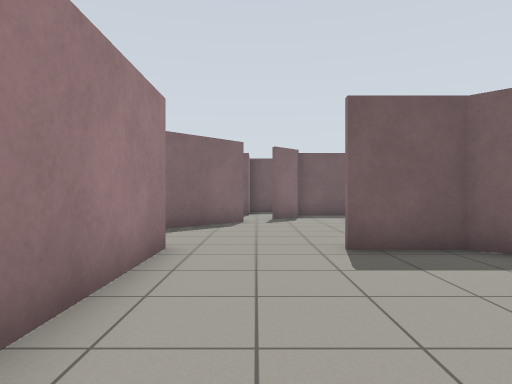
View 1 (above)

24 first-person views from a walk through a Gazebo world. The camera is 0.94 m above the floor, looks level and sees 75° across. The floor is counted in squares, 1 m on a side. Each view is taken from the middle of a square. On the plan, view 1 faces up. The plan holds only what a view shows up to about 12 squares ahead; the rest is blank.

View 2
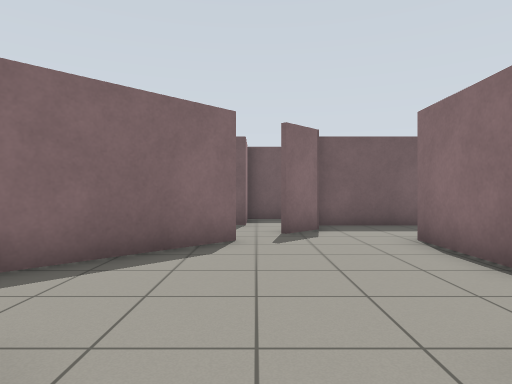

View 3
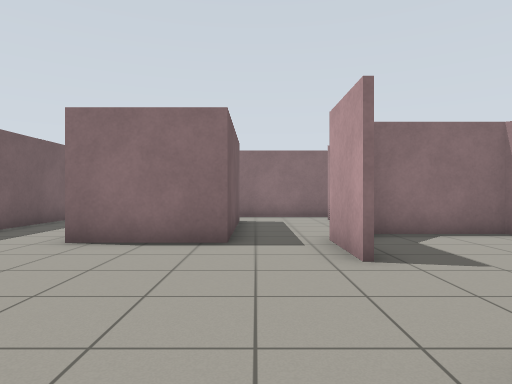

View 4
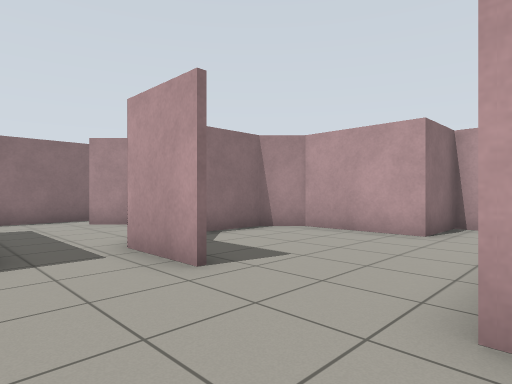

View 5
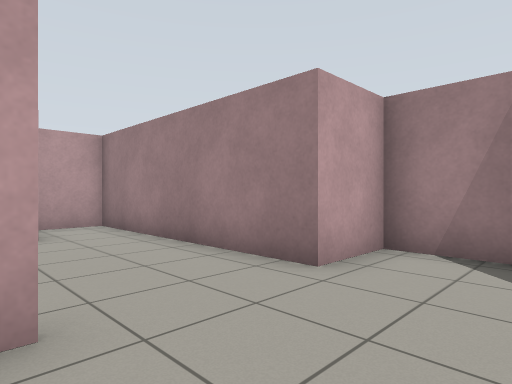

View 6
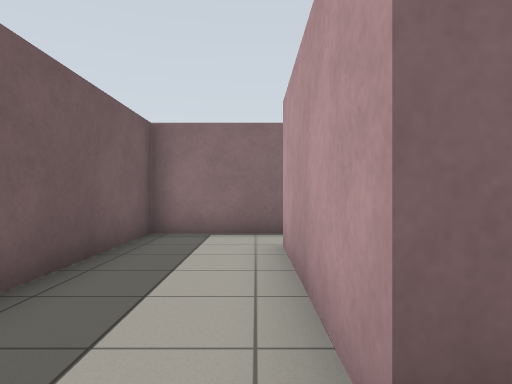

View 7
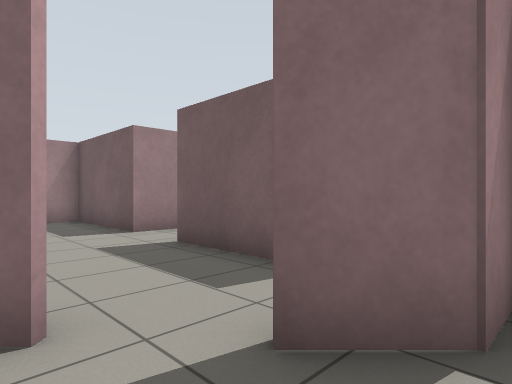

View 8
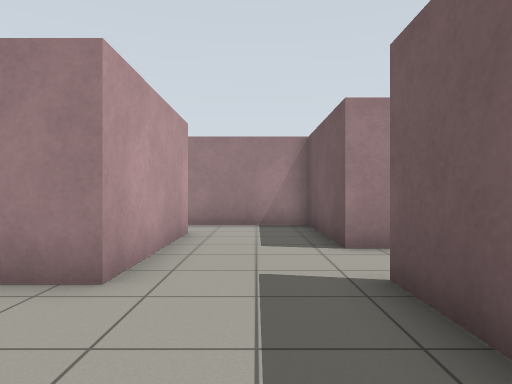

View 9
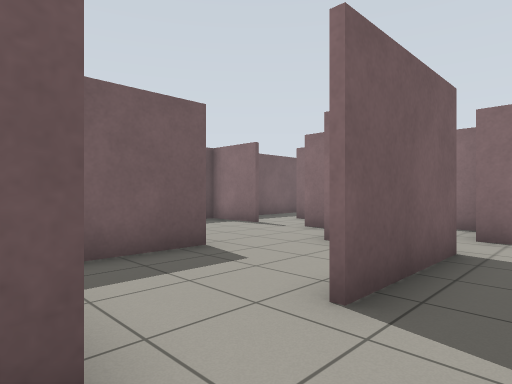

View 10
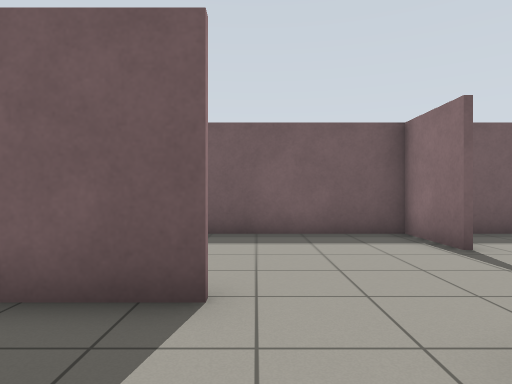

View 11
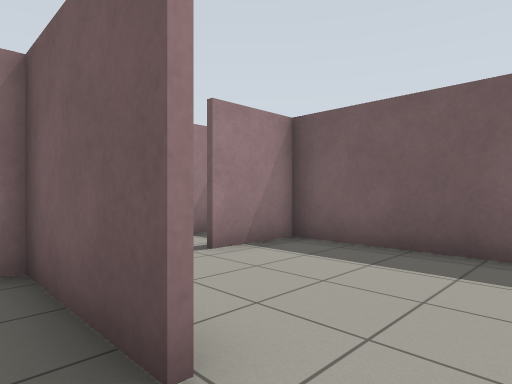

View 12
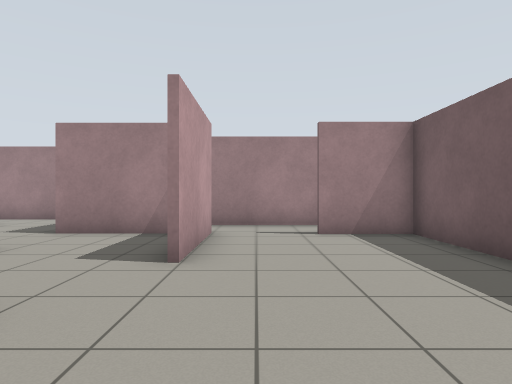

View 13
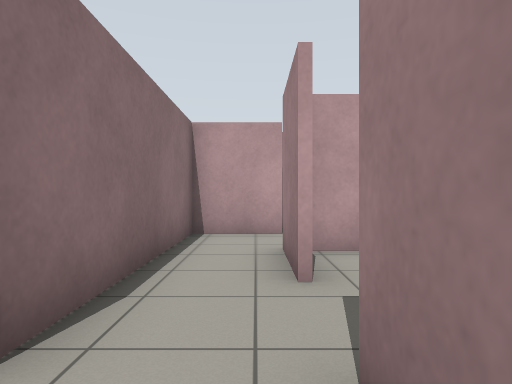

View 14
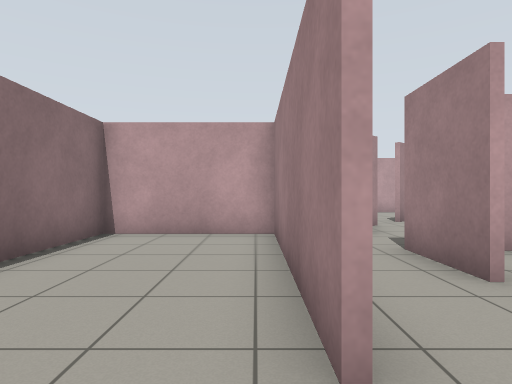

View 15
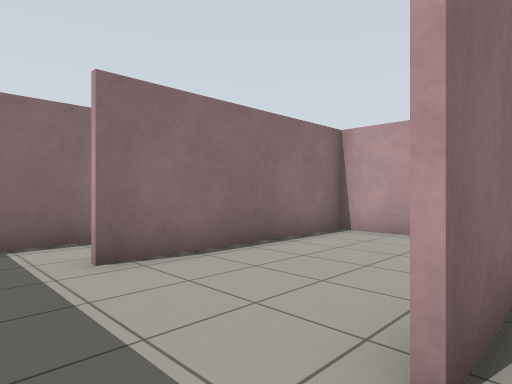

View 16
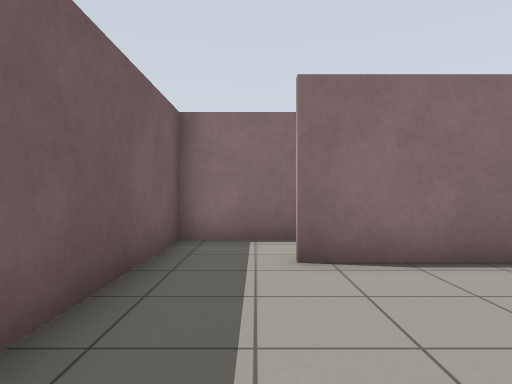

View 17
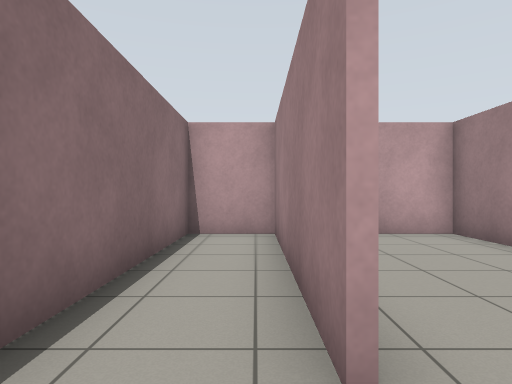

View 18
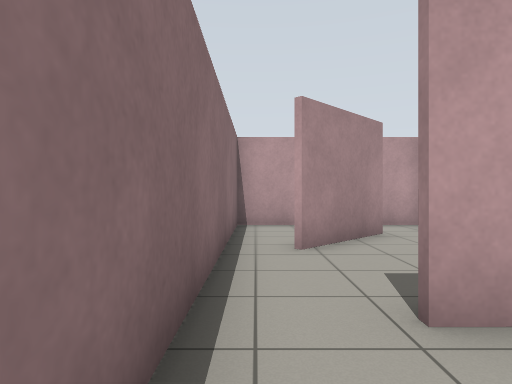

View 19
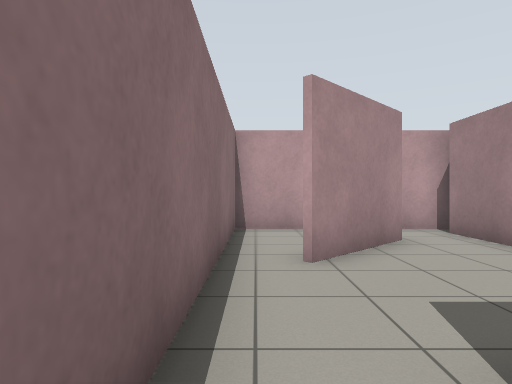

View 20
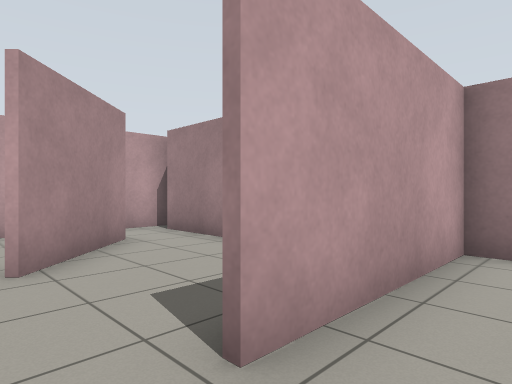

View 21
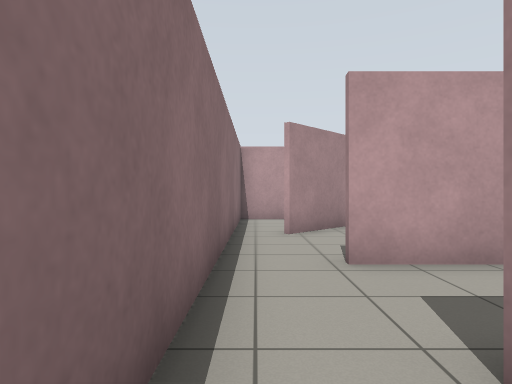

View 22
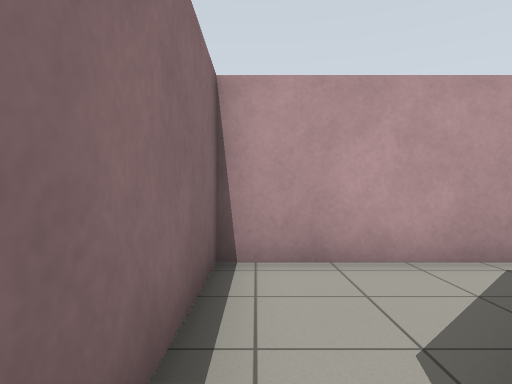

View 23
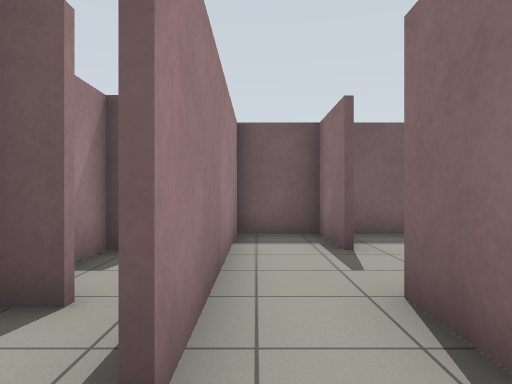

View 24
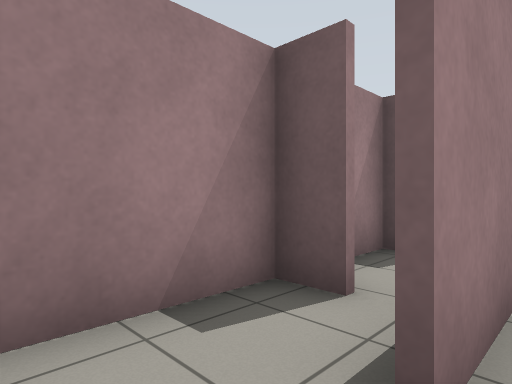

### Floor plan
Ten units are one square. View 1 is at (0, 0); x grows to the right and y downward. Boxes are objects, and circles mark ways between rooms. Rooms are numbered by the first view taken in them; rooms with no view inside come last. Other rooms are left out.
<svg viewBox="-99 -221 199 241">
<path fill="none" stroke="#000" d="M14 -56 35 -56M44 -75 32 -75 32 -105 79 -105M39 -50 34 -54 15 -54M-8 -102 -4 -106M-3 -105 -30 -78M-34 -74 -34 -56 -15 -56 -15 15 4 15 4 -5 35 -5 44 -14 44 -44M5 -116 13 -124M14 -129 14 -135M15 -132 15 -123 6 -115M-3 -134 -36 -134M-54 -105 -34 -105 -34 -94M95 -94 95 -134 17 -134M-76 -105 -54 -105M-55 -134 -94 -134 -94 -104M-24 -168 -55 -168 -55 -134M-57 -170 -24 -170M-1 -157 11 -157M-55 -216 -55 -194M14 -169 14 -176M14 -194 14 -215 -59 -215M15 -176 15 -155M15 -204 15 -194M10 -154 -4 -154M-3 -150 -3 -137M14 -135 30 -135M34 -135 34 -195M36 -195 36 -135M75 -215 29 -215M30 -135 70 -135M74 -135 74 -195M76 -195 76 -136M70 -135 95 -135 95 -215 75 -215M95 -74 95 -94M33 -77 79 -77M76 -75 44 -75M95 -45 95 -74M61 -24 83 -47M-85 -168 -94 -168 -94 -142M-57 -156 -57 -170M-74 -176 -74 -154M46 -36 46 -14M40 -5 95 -5 95 -45M-57 -194 -57 -215M-59 -215 -74 -215 -74 -176"/>
<circle cx="-65" cy="-115" r="3" fill="#2a7"/>
<circle cx="-45" cy="-130" r="3" fill="#2a7"/>
<circle cx="85" cy="-100" r="3" fill="#2a7"/>
<circle cx="35" cy="-65" r="3" fill="#2a7"/>
<circle cx="10" cy="-185" r="3" fill="#2a7"/>
<circle cx="-60" cy="-185" r="3" fill="#2a7"/>
<circle cx="30" cy="-205" r="3" fill="#2a7"/>
<circle cx="70" cy="-205" r="3" fill="#2a7"/>
<circle cx="85" cy="-80" r="3" fill="#2a7"/>
<circle cx="50" cy="-40" r="3" fill="#2a7"/>
<circle cx="90" cy="-50" r="3" fill="#2a7"/>
<circle cx="-70" cy="-165" r="3" fill="#2a7"/>
<text x="10" y="-70">1</text>
<text x="-80" y="-120">2</text>
<text x="-30" y="-180">3</text>
<text x="20" y="-180">4</text>
<text x="50" y="-180">5</text>
<text x="80" y="-180">6</text>
<text x="70" y="-90">7</text>
<text x="70" y="-60">8</text>
<text x="-80" y="-150">9</text>
<text x="70" y="-20">10</text>
<text x="-70" y="-190">11</text>
</svg>
Room 1 opens to room 2. Room 1 opens to room 3. Room 1 opens to room 7. Room 1 opens to room 8. Room 3 opens to room 4. Room 3 opens to room 11. Room 4 opens to room 5. Room 5 opens to room 6. Room 7 opens to room 8. Room 8 opens to room 10. Room 9 opens to room 11.

Where each view was taken, in squares from view 1:
view 1: 0 up, 0 right, facing up
view 2: 4 up, 0 right, facing up
view 3: 7 up, 3 left, facing right
view 4: 8 up, 2 left, facing down-right
view 5: 8 up, 2 right, facing down-left
view 6: 11 up, 2 right, facing right
view 7: 10 up, 2 right, facing up-left
view 8: 12 up, 0 right, facing left
view 9: 12 up, 6 left, facing up-right
view 10: 14 up, 2 left, facing up
view 11: 16 up, 1 left, facing up-left
view 12: 18 up, 2 right, facing left
view 13: 21 up, 2 right, facing down
view 14: 21 up, 4 right, facing down
view 15: 21 up, 3 right, facing down-right
view 16: 20 up, 3 right, facing right
view 17: 21 up, 8 right, facing down
view 18: 10 up, 9 right, facing down
view 19: 9 up, 9 right, facing down
view 20: 9 up, 9 right, facing down-left
view 21: 12 up, 9 right, facing down
view 22: 5 up, 9 right, facing down
view 23: 14 up, 7 left, facing up
view 24: 14 up, 7 left, facing up-left
